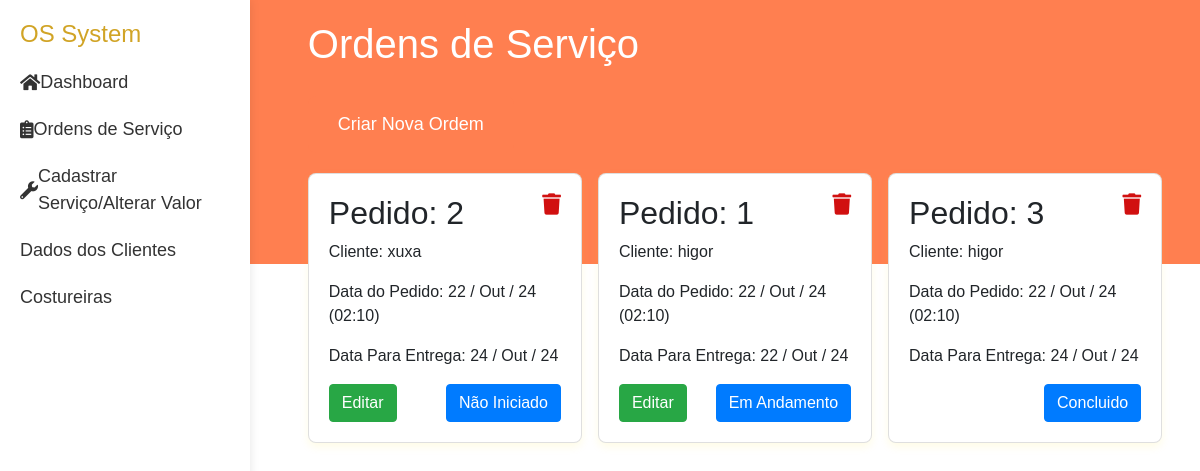
The page /ordens/ on the database as committed earlier.
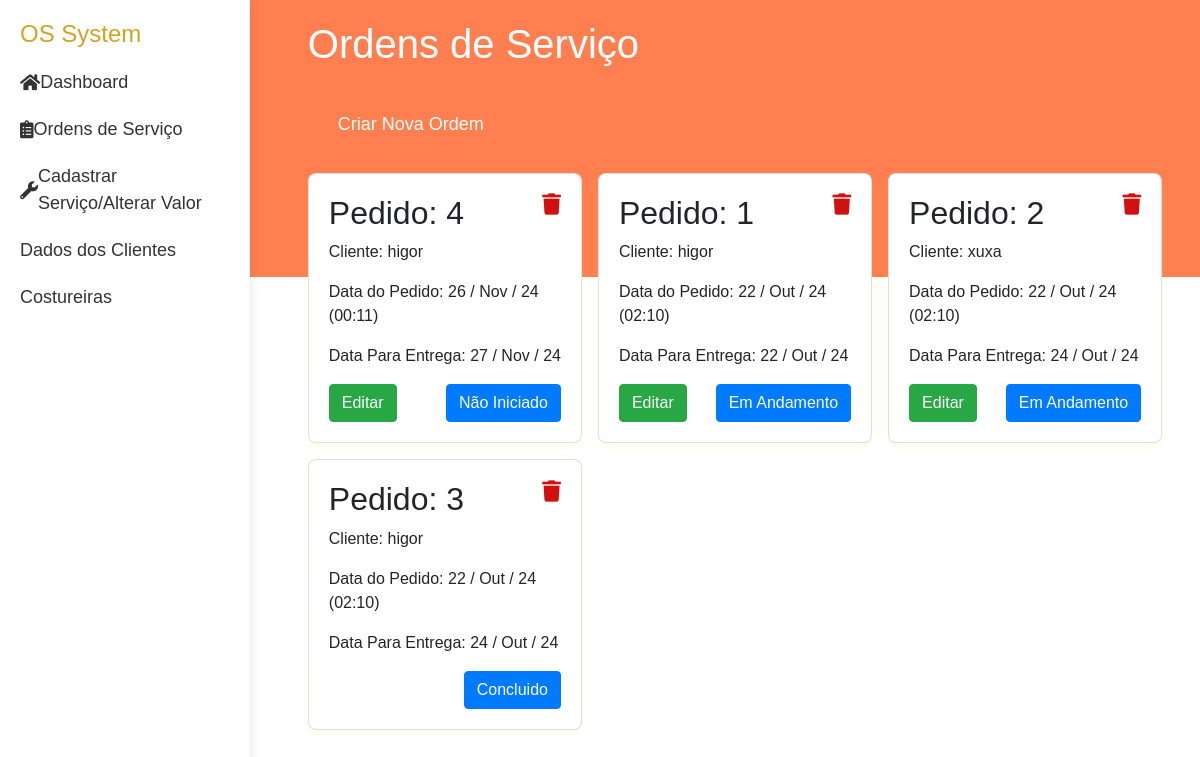
The same page on the database as committed later.
### ordens/models.py (models this page shows, shortened)
class Ordem(models.Model):
    cliente = models.ForeignKey(Cliente, related_name='ordens', on_delete=models.CASCADE)
    data_pedido = models.DateTimeField(auto_now_add=True)
    data_entrega = models.DateField(verbose_name='Data de entrega')
    status = models.IntegerField(choices=STATUS, default=0)
    def get_delete_order(self):
        return reverse('ordens:delete_order', kwargs={'id': self.id})

### cliente/models.py (models this page shows)
class Cliente(models.Model):
    nome = models.CharField(max_length=100)
    cpf = CPFField(masked=True,blank=True, null=True, verbose_name='CPF')
    endereco = models.CharField(max_length=100,blank=True, null=True)
    num =  models.IntegerField(blank=True, null=True)
    cidade = models.CharField(max_length=20,blank=True, null=True)
    estado = models.CharField(max_length=30,blank=True, null=True)
    telefone = models.CharField(max_length=15,blank=True, null=True)
    def __str__(self):
        return self.nome

### ordens/views.py (the view)
# urls.py: path('ordens/', include('ordens.urls'),name='ordem_main_page'),
def ordens(request):
    orders= models.Ordem.objects.all().order_by('status')
    status_choices = models.Ordem._meta.get_field('status').choices
    return render(request, 'ordens/orders.html',{
        'orders':orders,
        'status_choices': status_choices,
        })

### ordens/templates/ordens/orders.html (shortened to what this page needs)
{% extends "layout.html" %}
{% block content %}
<h1>Ordens de Serviço</h1>
<button class="create-button" onclick="window.location.href='{% url "ordens:new_order" %}'">Criar Nova Ordem</button>
<div class="card-list">
    {% for order in orders %}
        <div class="card">
            <h2>Pedido: {{ order.id }}</h2>
            <p>Cliente: {{ order.cliente }}</p>
            <p>Data do Pedido: {{ order.data_pedido|date:'d / M / y    (H:m)' }}</p>
            <p>Data Para Entrega: {{ order.data_entrega|date:'d / M / y' }} </p>
            <div>
                <a  href="{{ order.get_delete_order }}" class="top-dir"
                    onclick="return confirm('Tem certeza que deseja excluir este serviço?');">
                    <i class="fa fa-light fa-trash fa-lg" style="color: #d11010;"></i>
                </a>
            </div>
                <div class='btn-card'>
                    <div>
                        {% if order.status !=  2%}
                            <a  href="{% url "ordens:edit_order" order.id %}" class="btn btn-success">
                                Editar
                            </a>
                        {% endif %}
                    </div>
                    <div>
                        <button class="btn btn-primary" onclick="openModal({{ order.id }})">{{order.get_status_display}}
                        </button>
                    </div>
                </div>
        </div>
    {% endfor %}
</div>
{% endblock %}

### templates/layout.html (shortened to what this page needs)
<!DOCTYPE html>
<html lang="pt-br">
    {% load static %}
<head>
    <link rel="stylesheet" href="https://cdn.jsdelivr.net/npm/bootstrap@4.0.0/dist/css/bootstrap.min.css">
    <link rel="stylesheet" href="{% static "css/styles.css" %}">
    <link rel="stylesheet" href="https://cdnjs.cloudflare.com/ajax/libs/font-awesome/5.15.4/css/all.min.css">
    <link rel="stylesheet" href="https://cdn.jsdelivr.net/npm/select2@4.1.0-rc.0/dist/css/select2.min.css" >
</head>
<body>
    <div class="sidebar">
        <h2>OS System</h2>
        <ul>
            <li><a href="/"><i class="fas fa-home"></i>Dashboard</a></li>
            <li><a href="{% url "ordens:ordens" %}"><i class="fas fa-clipboard-list"></i>Ordens de Serviço</a></li>
            <li><a href="{% url "servicos:servicos" %}"><i class="fas fa-wrench"></i>Cadastrar Serviço/Alterar Valor</a></li>
            <li><a href="{% url "cliente:clientes" %}">Dados dos Clientes</a></li>
            <li><a href="{% url "costureiras:main" %}">Costureiras</a></li>
        </ul>
    </div>
    <div class="main-content">
        <div class="content">
            {% block content %}
            {% endblock content%}
        </div>
    </div>
</body>
</html>

### static/css/styles.css (style rules this page uses)
body { font-family: Arial, sans-serif; margin: 0; padding: 0; display: flex; background: linear-gradient(to bottom, #ff7f50 33%, #fff 33%); min-height: 100vh; }
.top-dir { position: absolute; margin: 20px; top: 0; right: 0; }
.sidebar { width: 250px; background-color: #fff; padding: 20px; box-shadow: 0 0 10px rgba(0, 0, 0, 0.1); height: 100vh; position: fixed; z-index: 10; }
.sidebar h2 { font-size: 24px; color: hwb(44 15% 18%); }
.sidebar ul { list-style: none; padding: 0; }
.sidebar ul li { margin: 20px 0; }
.sidebar ul li a { text-decoration: none; font-size: 18px; color: #333; display: flex; align-items: center; }
.main-content { margin-left: 270px; padding: 20px; flex: 1; }
.content { padding: 0 2% 0 2%; margin-bottom: 10%; }
h1 { color: #fff; }
.btn-card { display: flex; justify-content: space-between; }
.card-list { display: grid; grid-template-columns: 1fr 1fr 1fr; gap: 1rem; }
.create-button { background-color: #ff7f50; color: #fff; padding: 15px 30px; border: none; border-radius: 8px; font-size: 18px; cursor: pointer; margin: 20px 0; }

Rows that differ between the two databases and show on the page:
added Ordem: id "4", cliente "higor", data_pedido "26 / Nov / 24 (00:11)", data_entrega "27 / Nov / 24", shows "Editar", status "Não Iniciado"
shown differently, row unchanged: Ordem "22 / Out / 24": moves up the list
changed Ordem "xuxa": status "Não Iniciado" → "Em Andamento"
